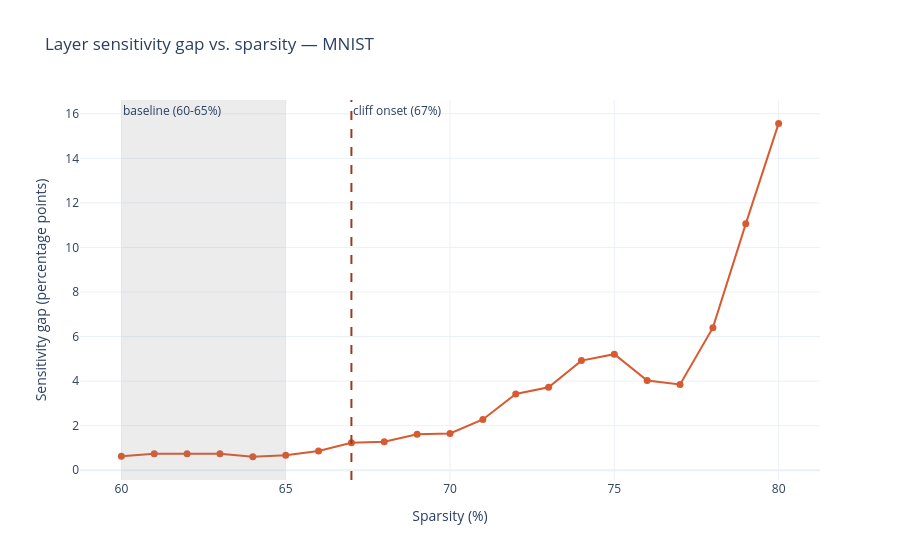

The cell this chart's notebook holds for it:
### Code cell
import plotly.graph_objects as go

fig = go.Figure()

fig.add_trace(go.Scatter(
    x=sparsity_pct,
    y=gaps,
    mode='lines+markers',
    line=dict(color='#D85A30', width=2),
    marker=dict(size=7),
    hovertemplate='Sparsity: %{x}%<br>Gap: %{y:.2f}<extra></extra>'
))

fig.add_vrect(x0=60, x1=65, fillcolor='gray', opacity=0.15, line_width=0,
              annotation_text='baseline (60-65%)', annotation_position='top left')

fig.add_vline(x=67, line_dash='dash', line_color='#993C1D',
              annotation_text='cliff onset (67%)', annotation_position='top right')

fig.update_layout(
    xaxis_title='Sparsity (%)',
    yaxis_title='Sensitivity gap (percentage points)',
    title='Layer sensitivity gap vs. sparsity — MNIST',
    template='plotly_white'
)

fig.show()

### Figure 1 — Plotly figure (JSON) as saved in the notebook; plotly's stock layout.template omitted (floating-point values rounded to 4 significant figures)
{"data": [{"hovertemplate": "Sparsity: %{x}%<br>Gap: %{y:.2f}<extra></extra>", "line": {"color": "#D85A30", "width": 2}, "marker": {"size": 7}, "mode": "lines+markers", "type": "scatter", "x": [60, 61, 62, 63, 64, 65, 66, 67, 68, 69, 70, 71, 72, 73, 74, 75, 76, 77, 78, 79, 80], "y": [0.63, 0.74, 0.74, 0.74, 0.61, 0.67, 0.86, 1.23, 1.28, 1.61, 1.65, 2.28, 3.42, 3.72, 4.92, 5.21, 4.03, 3.85, 6.4, 11.06, 15.57]}], "layout": {"annotations": [{"showarrow": false, "text": "baseline (60-65%)", "x": 60, "xanchor": "left", "xref": "x", "y": 1, "yanchor": "top", "yref": "y domain"}, {"showarrow": false, "text": "cliff onset (67%)", "x": 67, "xanchor": "left", "xref": "x", "y": 1, "yanchor": "top", "yref": "y domain"}], "shapes": [{"fillcolor": "gray", "line": {"width": 0}, "opacity": 0.15, "type": "rect", "x0": 60, "x1": 65, "xref": "x", "y0": 0, "y1": 1, "yref": "y domain"}, {"line": {"color": "#993C1D", "dash": "dash"}, "type": "line", "x0": 67, "x1": 67, "xref": "x", "y0": 0, "y1": 1, "yref": "y domain"}], "title": {"text": "Layer sensitivity gap vs. sparsity — MNIST"}, "xaxis": {"title": {"text": "Sparsity (%)"}}, "yaxis": {"title": {"text": "Sensitivity gap (percentage points)"}}}}
